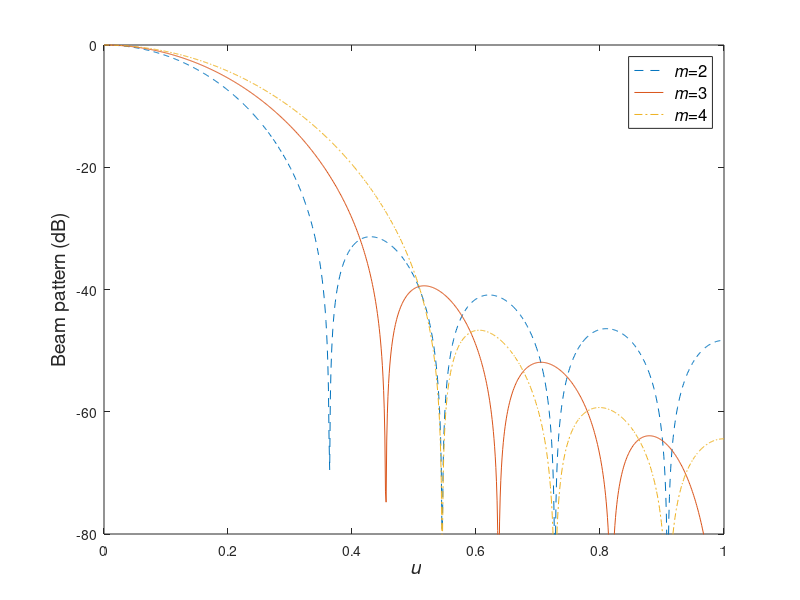

Write the MATLAB code that produced this figure.
%%%%%%%%%%%%%%%%%%%%%%%%%%%%%%%%%%%%%%%%%%%%%%%%%%%%%%%%
% Figure 3.3
% Cosine^m weighting: m = 2,3,and 4
% Kristine Bell
% Modified by Xin Zhang 3/17/99
% Lillian Xu 04/16/2001, K. Bell 7/20/01, 9/30/01
%%%%%%%%%%%%%%%%%%%%%%%%%%%%%%%%%%%%%%%%%%%%%%%%%%%%%%%%

clear all
close all

M=11;
d=0.5;                        % sensor spacing wrt wavelength
D = [-(M-1)/2:1:(M-1)/2]*d;   % sensor positions in wavelengths

% weights, normalized so that w(0)=1
W_cos2 = cos(pi*D*2/M).^2;
W_cos3 = cos(pi*D*2/M).^3;
W_cos4 = cos(pi*D*2/M).^4;

% Beampatterns

u = [0:0.001:1];
A = exp(-j*2*pi*D.'*u);
G_cos2 = W_cos2*A;
G_cos2 = G_cos2/(max(abs(G_cos2)));
G_cos3 = W_cos3*A;
G_cos3 = G_cos3/(max(abs(G_cos3)));
G_cos4 = W_cos4*A;
G_cos4 = G_cos4/(max(abs(G_cos4)));

figure
clf
plot(u,20*log10(abs(G_cos2)),'--')
hold on
plot(u,20*log10(abs(G_cos3)),'-')
plot(u,20*log10(abs(G_cos4)),'-.')
hold off
axis([0 1 -80 0])
h=legend('{\it m}=2','{\it m}=3','{\it m}=4');
set(h,'Fontsize',12)
xlabel('\it u','Fontsize',14)
ylabel('Beam pattern (dB)','Fontsize',14)
